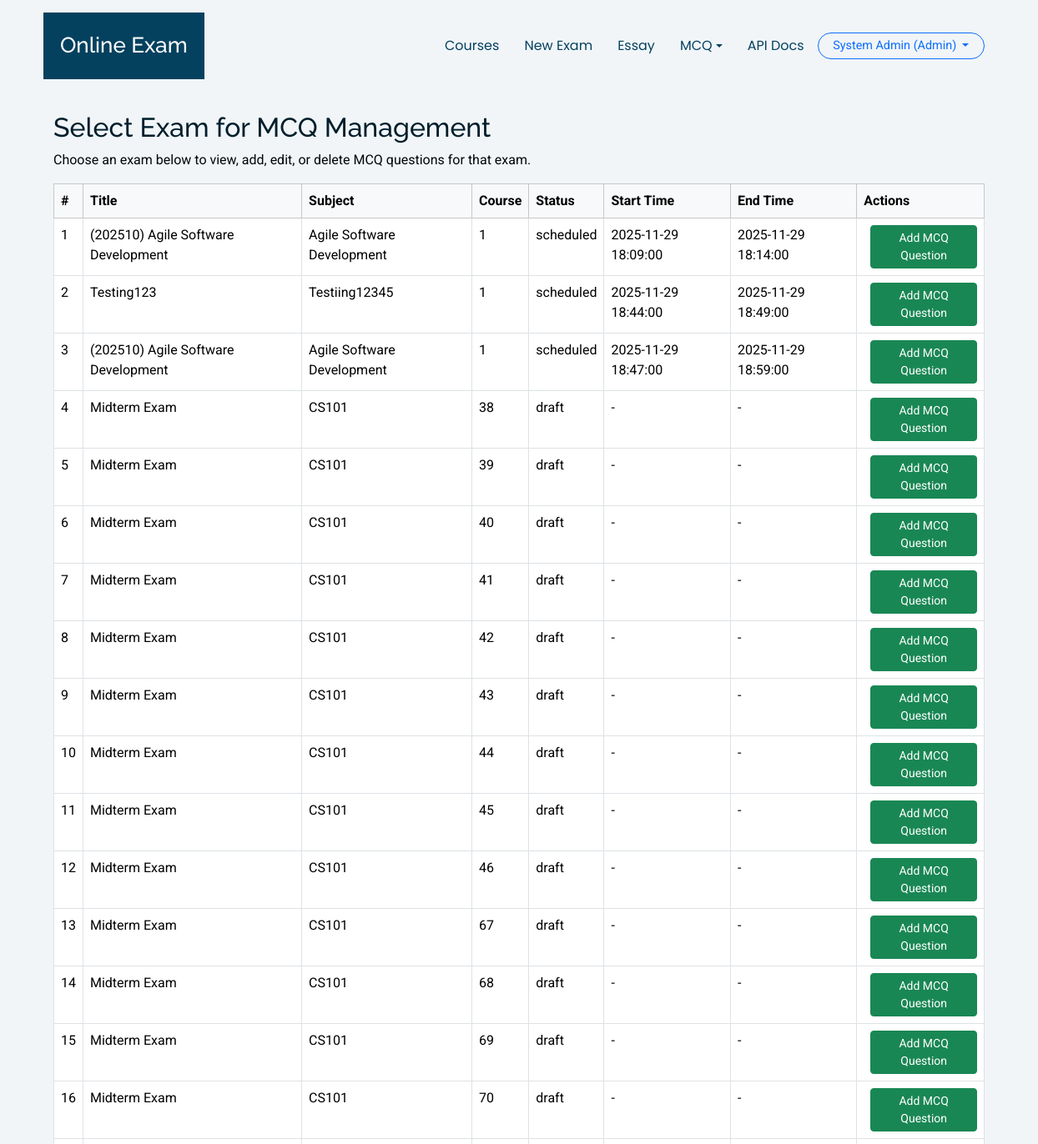
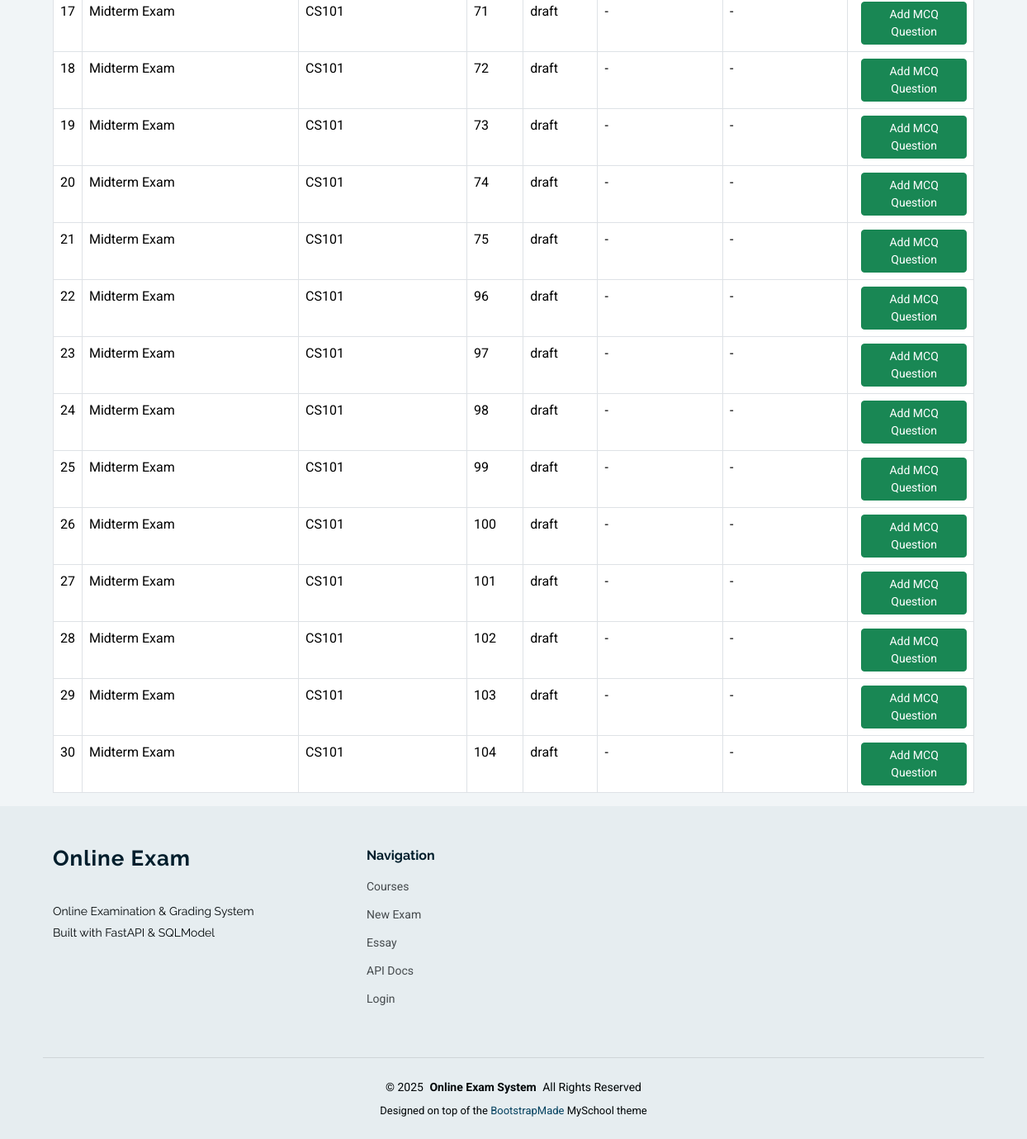
/exams/mcq/menu (signed in), run on an earlier commit of the app's database (2 pictures, top to bottom).
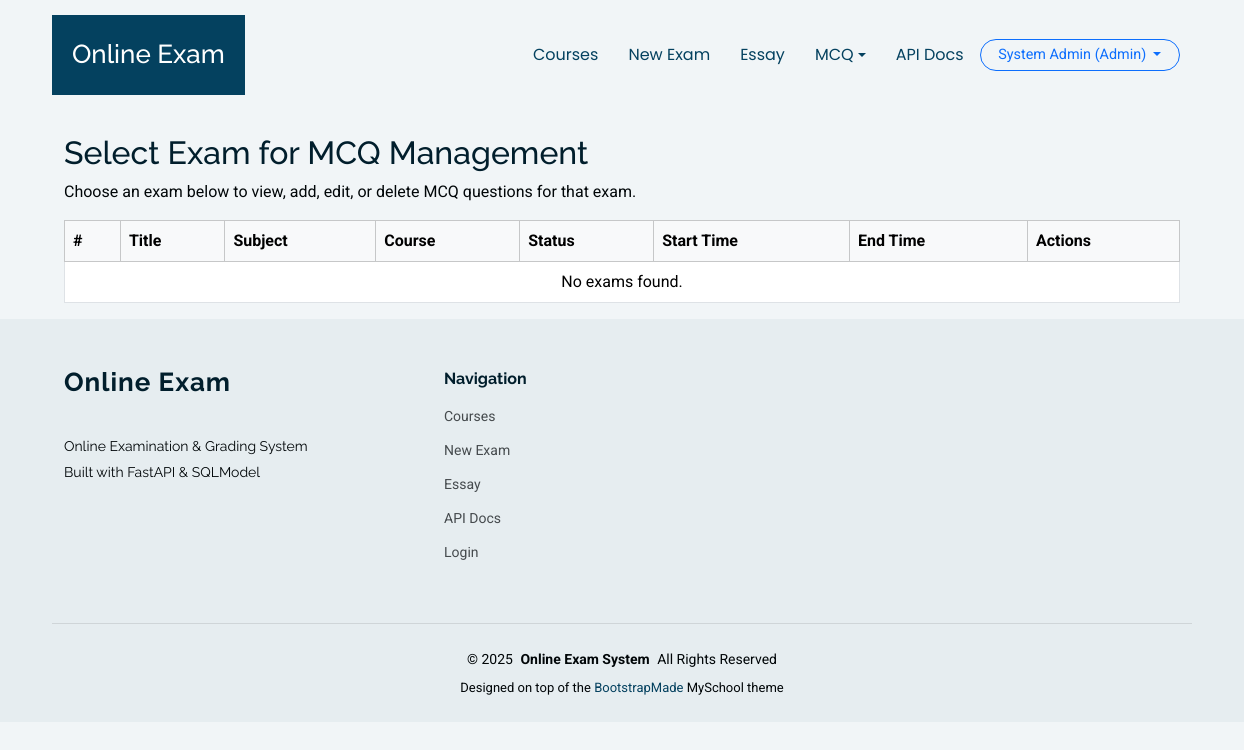
And on a later commit of the database.
### app/models.py (models this page shows)
class Exam(SQLModel, table=True):
    id: Optional[int] = Field(default=None, primary_key=True)
    title: str
    subject: str
    duration_minutes: int
    start_time: Optional[datetime] = None
    end_time: Optional[datetime] = None
    course_id: Optional[int] = Field(default=None, foreign_key="course.id")
    instructions: Optional[str] = None
    status: str = Field(default="draft")
    created_at: datetime = Field(default_factory=datetime.utcnow)
    updated_at: datetime = Field(default_factory=datetime.utcnow)

### app/routers/exams.py (the view)
@router.get("/mcq/menu")
def mcq_menu(
    request: Request,
    session: Session = Depends(get_session),
    current_user: User = Depends(require_role(["lecturer", "admin"])),
):
    exams = session.exec(select(Exam)).all()
    context = {"request": request, "exams": exams, "current_user": current_user}
    return templates.TemplateResponse("exams/mcq_menu.html", context)

### app/templates/exams/mcq_menu.html (shortened to what this page needs)
{% extends 'base.html' %}
{% block content %}
<div class="container mt-4">
  <h2>Select Exam for MCQ Management</h2>
  <p class="mb-3">Choose an exam below to view, add, edit, or delete MCQ questions for that exam.</p>
  <table class="table table-bordered table-hover">
    <thead class="table-light">
      <tr>
        <th>#</th>
        <th>Title</th>
        <th>Subject</th>
        <th>Course</th>
        <th>Status</th>
        <th>Start Time</th>
        <th>End Time</th>
        <th>Actions</th>
      </tr>
    </thead>
    <tbody>
      {% for exam in exams %}
      <tr>
        <td>{{ loop.index }}</td>
        <td>{{ exam.title }}</td>
        <td>{{ exam.subject }}</td>
        <td>{{ exam.course_id }}</td>
        <td>{{ exam.status }}</td>
        <td>{{ exam.start_time or '-' }}</td>
        <td>{{ exam.end_time or '-' }}</td>
        <td>
          {% set mcq_count = exam.mcq_questions|length if exam.mcq_questions is defined else 0 %}
          {% if mcq_count <= 3 %}
            <a href="/exams/{{ exam.id }}/mcq/new" class="btn btn-success btn-sm ms-2">Add MCQ Question</a>
          {% endif %}
        </td>
      </tr>
      {% else %}
      <tr><td colspan="8" class="text-center">No exams found.</td></tr>
      {% endfor %}
    </tbody>
  </table>
</div>
{% endblock %}

What changed in the data, as far as the page shows it:
removed Exam: title "(202510) Agile Software Development", subject "Agile Software Development", course_id "1", status "scheduled", start_time "2025-11-29 18:09:00", end_time "2025-11-29 18:14:00"
removed Exam: title "Testing123", subject "Testiing12345", course_id "1", status "scheduled", start_time "2025-11-29 18:44:00", end_time "2025-11-29 18:49:00"
removed Exam: title "(202510) Agile Software Development", subject "Agile Software Development", course_id "1", status "scheduled", start_time "2025-11-29 18:47:00", end_time "2025-11-29 18:59:00"
removed Exam: title "Midterm Exam", subject "CS101", course_id "38", status "draft", start_time "-", end_time "-"
removed Exam: title "Midterm Exam", subject "CS101", course_id "39", status "draft", start_time "-", end_time "-"
removed Exam: title "Midterm Exam", subject "CS101", course_id "40", status "draft", start_time "-", end_time "-"
removed Exam: title "Midterm Exam", subject "CS101", course_id "41", status "draft", start_time "-", end_time "-"
removed Exam: title "Midterm Exam", subject "CS101", course_id "42", status "draft", start_time "-", end_time "-"
removed Exam: title "Midterm Exam", subject "CS101", course_id "43", status "draft", start_time "-", end_time "-"
removed Exam: title "Midterm Exam", subject "CS101", course_id "44", status "draft", start_time "-", end_time "-"
removed Exam: title "Midterm Exam", subject "CS101", course_id "45", status "draft", start_time "-", end_time "-"
removed Exam: title "Midterm Exam", subject "CS101", course_id "46", status "draft", start_time "-", end_time "-"
removed Exam: title "Midterm Exam", subject "CS101", course_id "67", status "draft", start_time "-", end_time "-"
removed Exam: title "Midterm Exam", subject "CS101", course_id "68", status "draft", start_time "-", end_time "-"
removed Exam: title "Midterm Exam", subject "CS101", course_id "69", status "draft", start_time "-", end_time "-"
removed Exam: title "Midterm Exam", subject "CS101", course_id "70", status "draft", start_time "-", end_time "-"
removed Exam: title "Midterm Exam", subject "CS101", course_id "71", status "draft", start_time "-", end_time "-"
removed Exam: title "Midterm Exam", subject "CS101", course_id "72", status "draft", start_time "-", end_time "-"
removed Exam: title "Midterm Exam", subject "CS101", course_id "73", status "draft", start_time "-", end_time "-"
removed Exam: title "Midterm Exam", subject "CS101", course_id "74", status "draft", start_time "-", end_time "-"
removed Exam: title "Midterm Exam", subject "CS101", course_id "75", status "draft", start_time "-", end_time "-"
removed Exam: title "Midterm Exam", subject "CS101", course_id "96", status "draft", start_time "-", end_time "-"
removed Exam: title "Midterm Exam", subject "CS101", course_id "97", status "draft", start_time "-", end_time "-"
removed Exam: title "Midterm Exam", subject "CS101", course_id "98", status "draft", start_time "-", end_time "-"
removed Exam: title "Midterm Exam", subject "CS101", course_id "99", status "draft", start_time "-", end_time "-"
removed Exam: title "Midterm Exam", subject "CS101", course_id "100", status "draft", start_time "-", end_time "-"
removed Exam: title "Midterm Exam", subject "CS101", course_id "101", status "draft", start_time "-", end_time "-"
removed Exam: title "Midterm Exam", subject "CS101", course_id "102", status "draft", start_time "-", end_time "-"
removed Exam: title "Midterm Exam", subject "CS101", course_id "103", status "draft", start_time "-", end_time "-"
removed Exam: title "Midterm Exam", subject "CS101", course_id "104", status "draft", start_time "-", end_time "-"
Also different on the page:
text now shown: "No exams found."
